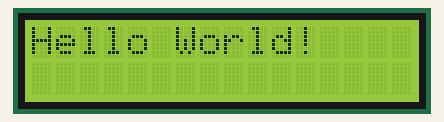
Recording of a sketch running on a simulated Arduino Uno, built with avr-gcc and run on an emulated ATmega328P. Parts: 16×2 character LCD.

Above: at 0.1 s.
At 1.1 s:
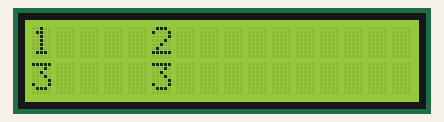

The sketch:

CH_21_code_5.ino
```cpp
/*
 *  아트멜 스튜디오와 아두이노로 배우는 ATmega328 프로그래밍
 *
 * 		Gyeongyong Heo (hgycap@deu.ac.kr)
 *			Department of Electronic Engineering
 *			Dong-eui University
 *  	2015. 07. 14
 */

#include <LiquidCrystal.h>
// 핀 번호(RS, E, DB0, DB1, DB2, DB3, DB4, DB5, DB6, DB7)
LiquidCrystal lcd(8, 9, 0, 1, 2, 3, 4, 5, 6, 7);
void setup(){
	lcd.begin(16, 2); // LCD 초기화
	lcd.print("Hello World!"); // 문자열 출력
	delay(1000); // 1초 대기
	lcd.clear(); // 화면 지움
	lcd.setCursor(0, 0); // 0행 0열로 이동
	lcd.write('1'); // 문자 단위 출력
	lcd.setCursor(5, 0);
	lcd.write('2');
	lcd.setCursor(0, 1);
	lcd.write('3');
	lcd.setCursor(5, 1);
	lcd.write('3');
}
void loop(){
}
```
